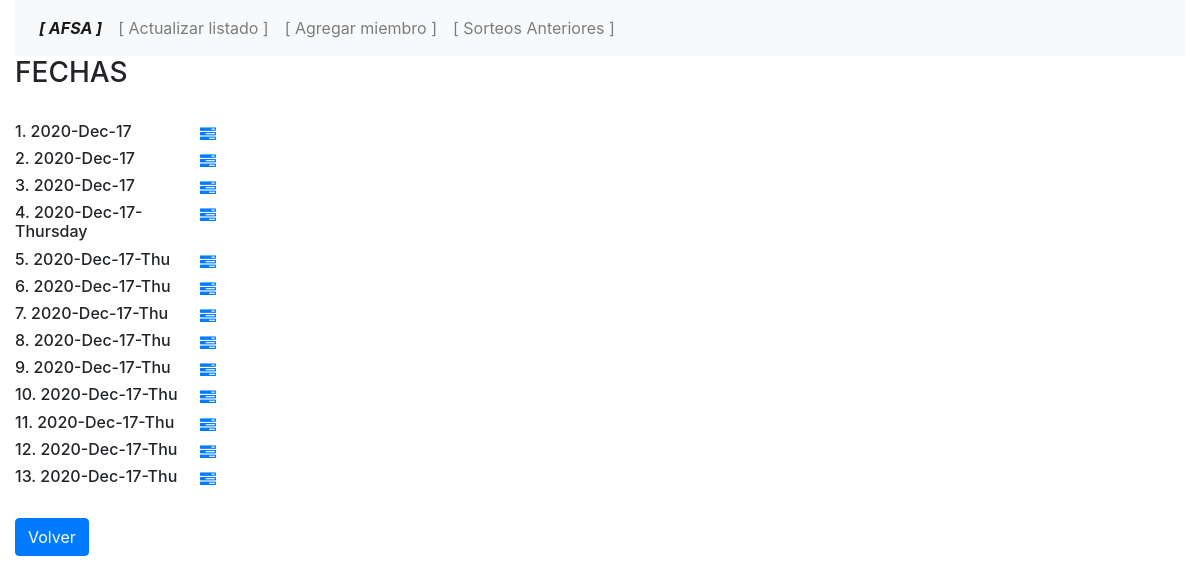
The page /historico on the database its author committed.
### models.py (models this page shows, shortened)
class Equipos(db.Model):
    id = db.Column(db.Integer, primary_key=True)
    nombre = db.Column(db.String(100), nullable=False)
    listado = db.Column(db.String(150), nullable=False)
    date = db.Column(db.Date, nullable=False)

### routes.py (the view)
@app.route('/historico', methods=['GET', 'POST'])
def historico():
    equipos = Equipos.query.all()
    return render_template('historico.html', equipos=equipos)

### templates/historico.html
{% extends "base.html" %}
{% block main %}
    <h3>FECHAS</h3>
    <br>
    {% for equipo in equipos %}
    <div class="row">
        <div class="col-sm-2">
            <h6>{{ equipo.id }}. {{ equipo.nombre }}</h6>
        </div>
        <div class="col-sm-0">
            <a href="{{ url_for('detalles', equipos_id=equipo.id) }}"><i class="fa fa-tasks"></i></a>
        </div>
    </div>
    {% endfor %}
    <br>
    <div>
        <a href="{{ url_for('index') }}" class="btn btn-primary">Volver</a>
    </div>
{% endblock main %}

### rows shown on the page
Equipos: id "1", nombre "2020-Dec-17"
Equipos: id "2", nombre "2020-Dec-17"
Equipos: id "3", nombre "2020-Dec-17"
Equipos: id "4", nombre "2020-Dec-17-Thursday"
Equipos: id "5", nombre "2020-Dec-17-Thu"
Equipos: id "6", nombre "2020-Dec-17-Thu"
Equipos: id "7", nombre "2020-Dec-17-Thu"
Equipos: id "8", nombre "2020-Dec-17-Thu"
Equipos: id "9", nombre "2020-Dec-17-Thu"
Equipos: id "10", nombre "2020-Dec-17-Thu"
Equipos: id "11", nombre "2020-Dec-17-Thu"
Equipos: id "12", nombre "2020-Dec-17-Thu"
Equipos: id "13", nombre "2020-Dec-17-Thu"
